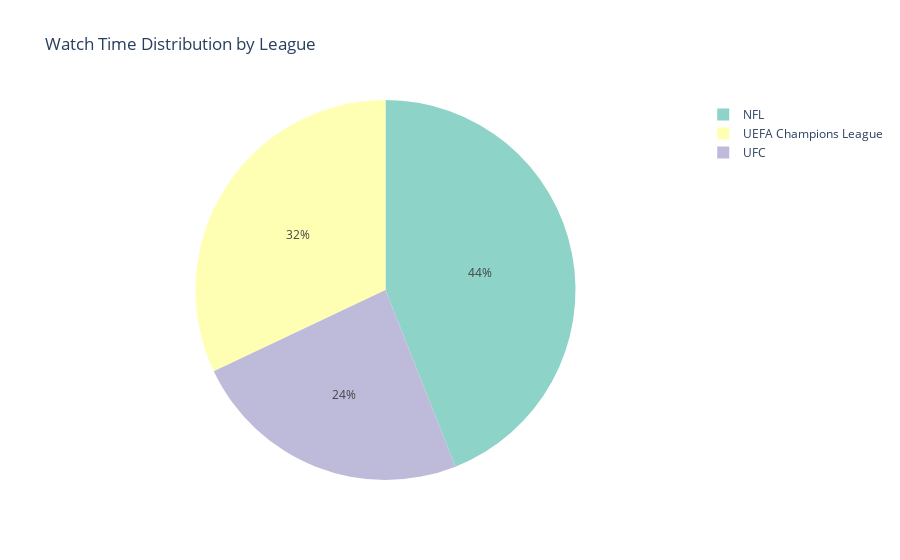

Notebook source saved alongside this figure:
### Code cell
# Minutes watched by league (same as sport in this case, but structured for extensibility)
watch_time_by_league = viewing_data.groupby('league')['watch_duration_minutes'].sum().reset_index()
watch_time_by_league.columns = ['League', 'Total Minutes Watched']
watch_time_by_league = watch_time_by_league.sort_values('Total Minutes Watched', ascending=False)

fig = px.pie(
    watch_time_by_league,
    values='Total Minutes Watched',
    names='League',
    title='Watch Time Distribution by League',
    color_discrete_sequence=px.colors.qualitative.Set3
)
fig.show()

### Figure 1 — Plotly figure (JSON) as saved in the notebook; plotly's stock layout.template omitted (floating-point values rounded to 4 significant figures)
{"data": [{"domain": {"x": [0, 1], "y": [0, 1]}, "hovertemplate": "League=%{label}<br>Total Minutes Watched=%{value}<extra></extra>", "labels": ["NFL", "UEFA Champions League", "UFC"], "legendgroup": "", "name": "", "showlegend": true, "type": "pie", "values": [52950.0, 38560.0, 28840.0]}], "layout": {"legend": {"tracegroupgap": 0}, "piecolorway": ["rgb(141,211,199)", "rgb(255,255,179)", "rgb(190,186,218)", "rgb(251,128,114)", "rgb(128,177,211)", "rgb(253,180,98)", "rgb(179,222,105)", "rgb(252,205,229)", "rgb(217,217,217)", "rgb(188,128,189)", "rgb(204,235,197)", "rgb(255,237,111)"], "title": {"text": "Watch Time Distribution by League"}}}
